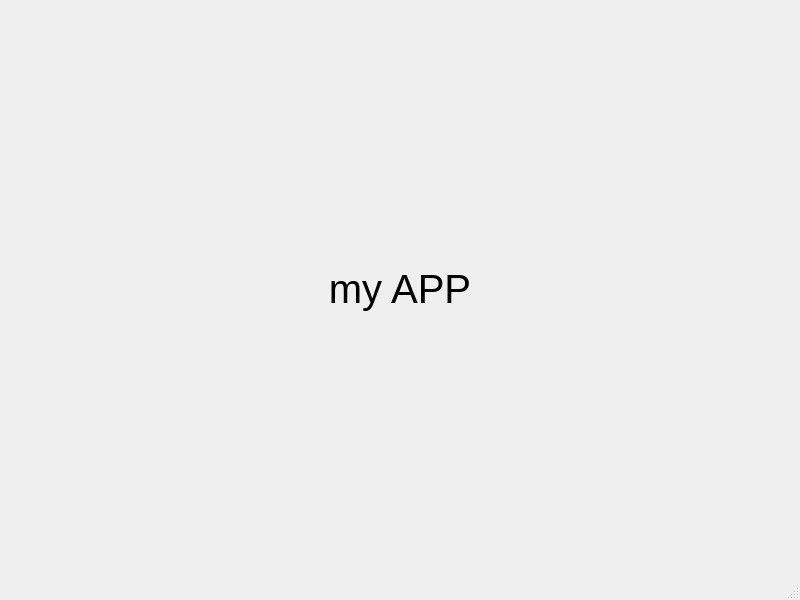
<?xml version="1.0" encoding="UTF-8"?>
<ui version="4.0">
 <class>MainWindow</class>
 <widget class="QMainWindow" name="MainWindow">
  <property name="geometry">
   <rect>
    <x>0</x>
    <y>0</y>
    <width>800</width>
    <height>600</height>
   </rect>
  </property>
  <property name="windowTitle">
   <string>MainWindow</string>
  </property>
  <widget class="QWidget" name="centralwidget">
   <layout class="QVBoxLayout" name="verticalLayout">
    <item>
     <widget class="QLabel" name="label">
      <property name="font">
       <font>
        <family>Segoe UI</family>
        <pointsize>30</pointsize>
       </font>
      </property>
      <property name="text">
       <string>my APP</string>
      </property>
      <property name="alignment">
       <set>Qt::AlignCenter</set>
      </property>
     </widget>
    </item>
   </layout>
  </widget>
  <widget class="QMenuBar" name="menubar">
   <property name="geometry">
    <rect>
     <x>0</x>
     <y>0</y>
     <width>800</width>
     <height>26</height>
    </rect>
   </property>
  </widget>
  <widget class="QStatusBar" name="statusbar"/>
 </widget>
 <resources/>
 <connections/>
</ui>
